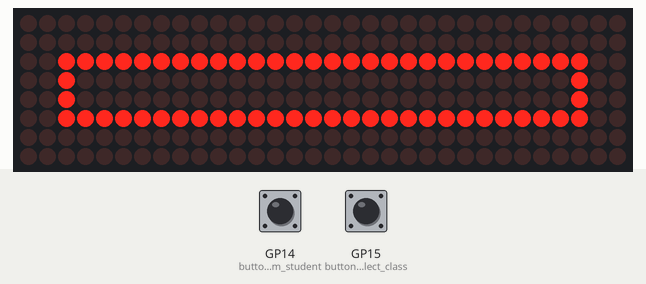
Simulated run of this program. Board: Raspberry Pi Pico running MicroPython. Shown: 32×8 LED matrix. The test bench sets the inputs (shaded band); at power-on: GP15 (button_select_class) LOW, GP14 (button_random_student) LOW. Random numbers come from a fixed seed; which way up the LED matrix modules are mounted is assumed.

Above: at 1.2 s.
1.3 s: GP15 (button_select_class) pulled HIGH for 3 s
At 3.4 s:
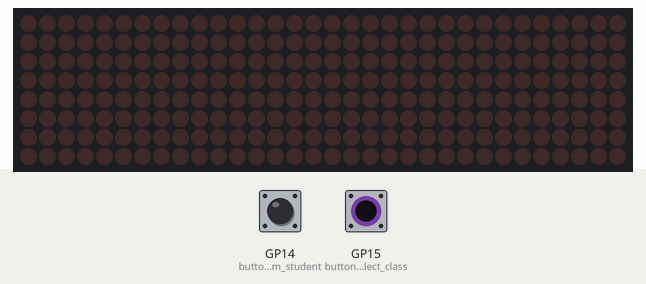
5.8 s: GP15 (button_select_class) driven HIGH
17.4 s: GP14 (button_random_student) pulled HIGH for 3 s
At 19.74 s:
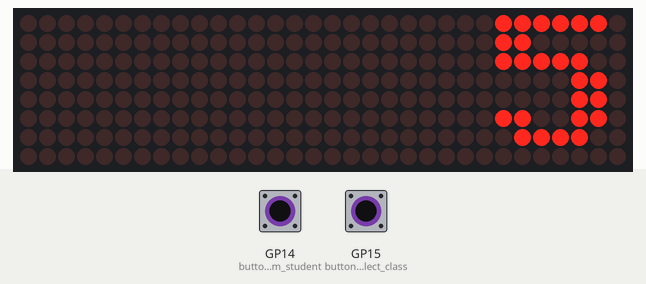

Measured:
- what the display in image 1 shows lasts 0.5 s, from 3.1 s to 3.6 s

The program:

main.py
```python
# Random name call out generator, thanks to reddit user onewaybackhome for inspiration to recreate this evil project
# on the raspberry pi pico. Also thanks for to Mike Causer for writing the max7219 library for micropython - https://github.com/mcauser/micropython-max7219
# There is room for improvement and will continue to do so in the future

import max7219 #library used
from machine import Pin, SPI #from machine import Pin to setup button and SPI communication to max7219
from time import sleep #from time import sleep to control speed of text updated.
import random
spi = SPI(0, baudrate=10000000, polarity=1, phase=0, sck=Pin(2), mosi=Pin(3))
ss = Pin(5, Pin.OUT)
display = max7219.Matrix8x8(spi, ss, 4)
display.brightness(5)     # adjust brightness 1 to 15


##------------Set up buttons-----------------------


button_random_student = Pin(14, Pin.IN, Pin.PULL_DOWN)  #button to random a student and display their name
button_select_class = Pin(15, Pin.IN, Pin.PULL_DOWN)    #button to go throught classes


#Change this code, so it will work for your class, add more classes to the dictionary along with the names:
classes = {}
classes['CS Class'] = ["Subscribe", "To", "Nerd", "Cave"]
classes['STEAM'] = ["Stefan", "Jack","Parow","Stan","Lee"]
classes['Science'] = ["random1","random2","random3","random4","random5"]
selected_class = 'Computer Science'
selected_class_index = 0


def display_function(msg):
    length = len(msg) # calculate the lenght of the msg / name / class
    length = (length*8)+1 # multiple by 8 and add one to calculate scroll lenght
    display.fill(0)
    display.show()
    sleep(0.5)
    for x in range(31, -length, -1):   #loop through the msg from right to left
        display.text(msg ,x,0,1)
        display.show()
        sleep(0.050)
        display.fill(0)


def countdown():
    counter = ["5","4","3","2","1"]
    lenght = len(counter)  #This will give a value of 5

    for i in range(0, lenght):

        number = counter[i] #set number to first item in counter list
        length = len(counter[i]) #calculate the lenght of counter
        length = (length*8) # times that by 8 to ensure it will scroll of screen
        display.fill(0)
        display.show()
        sleep(0.1) # delay before showing number


        for x in range(31, -lenght-1, -1): ##

            display.text(number ,x,0,1) #display the first number in list at right of screen and then scroll it from right to left
            display.show()
            sleep(0.03)  ##to controll the speed
            display.fill(0)


def get_bit(byteval,idx):
    return ((byteval&(1<<idx))!=0);

def displayImage(image): # list of ints as input
    for i, row in enumerate(image): # iterate through every row
        for j in range(0,32): # check all bits in row, and if bit is 1 send to LED display
            is_set = get_bit(row,j) # is bit j set inside byte string row
            if is_set:
                display.pixel(31-j,i,1) # display if position j is an on bit
    display.show() # display


#Make your own custom image to be displayed - This is a work in progress will make an
#easier solution in near future for now use: https://xantorohara.github.io/led-matrix-editor/
#It takes a bit of time to copy each byte in a 32 bit binary, should make a new web app to do this.

outer_img =  [0b11111111111111111111111111111111,
              0b10000000000000000000000000000001,
              0b10000000000000000000000000000001,
              0b10000000000000000000000000000001,
              0b10000000000000000000000000000001,
              0b10000000000000000000000000000001,
              0b10000000000000000000000000000001,
              0b11111111111111111111111111111111]

outer_img2 = [0b00000000000000000000000000000000,
              0b01111111111111111111111111111110,
              0b01000000000000000000000000000010,
              0b01000000000000000000000000000010,
              0b01000000000000000000000000000010,
              0b01000000000000000000000000000010,
              0b01111111111111111111111111111110,
              0b00000000000000000000000000000000]

outer_img3 = [0b00000000000000000000000000000000,
              0b00000000000000000000000000000000,
              0b00111111111111111111111111111100,
              0b00100000000000000000000000000100,
              0b00100000000000000000000000000100,
              0b00111111111111111111111111111100,
              0b00000000000000000000000000000000,
              0b00000000000000000000000000000000]

outer_img4 = [0b00000000000000000000000000000000,
              0b00000000000000000000000000000000,
              0b00000000000000000000000000000000,
              0b00011111111111111111111111111000,
              0b00011111111111111111111111111000,
              0b00000000000000000000000000000000,
              0b00000000000000000000000000000000,
              0b00000000000000000000000000000000]


while True:

    display.fill(0)
    displayImage(outer_img)
    sleep(0.5)
    display.fill(0)
    displayImage(outer_img2)
    sleep(0.5)
    display.fill(0)
    displayImage(outer_img3)
    sleep(0.5)
    display.fill(0)
    displayImage(outer_img4)
    sleep(0.5)
    display.fill(0)
    displayImage(outer_img3)
    sleep(0.5)
    display.fill(0)
    displayImage(outer_img2)
    sleep(0.5)

    if button_random_student.value() == 1: #check if button state change from 0 to 1
        countdown() # call countdown function
        random_idx = random.randrange(0, len(classes[selected_class])) # create a random number depending on the number of students in the class
        random_student = classes[selected_class][random_idx] # select a random student from the selected class
        display_function(random_student) # display student name through the display_function function
        sleep(0.5)


    if button_select_class.value() == 1:  #check if button state change from 0 to 1
        selected_class_index = (selected_class_index + 1) % len(classes) #change index if button is pressed
        selected_class = list(classes.keys())[selected_class_index]  #assign new selected class through a list of the classes.keys()
        display_function(selected_class) # display selected class
        sleep(0.5)


    
```
